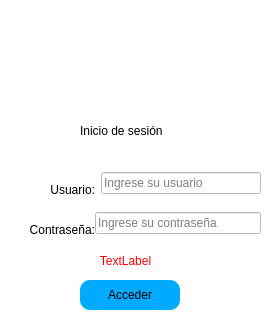
<?xml version="1.0" encoding="UTF-8"?>
<ui version="4.0">
 <class>login</class>
 <widget class="QDialog" name="login">
  <property name="geometry">
   <rect>
    <x>0</x>
    <y>0</y>
    <width>271</width>
    <height>325</height>
   </rect>
  </property>
  <property name="maximumSize">
   <size>
    <width>271</width>
    <height>325</height>
   </size>
  </property>
  <property name="baseSize">
   <size>
    <width>2</width>
    <height>0</height>
   </size>
  </property>
  <property name="windowTitle">
   <string>Iniciar Sesión</string>
  </property>
  <property name="styleSheet">
   <string notr="true">background-color: rgb(255, 255, 255);</string>
  </property>
  <property name="modal">
   <bool>false</bool>
  </property>
  <widget class="QLabel" name="logo">
   <property name="geometry">
    <rect>
     <x>90</x>
     <y>10</y>
     <width>100</width>
     <height>100</height>
    </rect>
   </property>
   <property name="maximumSize">
    <size>
     <width>100</width>
     <height>100</height>
    </size>
   </property>
   <property name="text">
    <string/>
   </property>
   <property name="pixmap">
    <pixmap>../assets/images/Nuevo aspecto.png</pixmap>
   </property>
   <property name="scaledContents">
    <bool>true</bool>
   </property>
   <property name="alignment">
    <set>Qt::AlignCenter</set>
   </property>
   <property name="wordWrap">
    <bool>false</bool>
   </property>
  </widget>
  <widget class="QLabel" name="label">
   <property name="geometry">
    <rect>
     <x>80</x>
     <y>110</y>
     <width>121</width>
     <height>41</height>
    </rect>
   </property>
   <property name="styleSheet">
    <string notr="true">font: 12pt &quot;MS Shell Dlg 2&quot;;</string>
   </property>
   <property name="text">
    <string>Inicio de sesión</string>
   </property>
  </widget>
  <widget class="QLabel" name="error_mesage">
   <property name="geometry">
    <rect>
     <x>20</x>
     <y>250</y>
     <width>211</width>
     <height>21</height>
    </rect>
   </property>
   <property name="styleSheet">
    <string notr="true">color: rgb(255, 0, 0);</string>
   </property>
   <property name="text">
    <string>TextLabel</string>
   </property>
   <property name="scaledContents">
    <bool>true</bool>
   </property>
   <property name="alignment">
    <set>Qt::AlignCenter</set>
   </property>
  </widget>
  <widget class="QWidget" name="layoutWidget">
   <property name="geometry">
    <rect>
     <x>10</x>
     <y>170</y>
     <width>251</width>
     <height>27</height>
    </rect>
   </property>
   <layout class="QHBoxLayout" name="horizontalLayout">
    <item>
     <widget class="QLabel" name="usuario">
      <property name="minimumSize">
       <size>
        <width>85</width>
        <height>3</height>
       </size>
      </property>
      <property name="contextMenuPolicy">
       <enum>Qt::PreventContextMenu</enum>
      </property>
      <property name="styleSheet">
       <string notr="true">font: 75 12pt &quot;MS Shell Dlg 2&quot;;</string>
      </property>
      <property name="text">
       <string>Usuario:</string>
      </property>
      <property name="alignment">
       <set>Qt::AlignBottom|Qt::AlignRight|Qt::AlignTrailing</set>
      </property>
     </widget>
    </item>
    <item>
     <widget class="QLineEdit" name="ln_user">
      <property name="minimumSize">
       <size>
        <width>150</width>
        <height>0</height>
       </size>
      </property>
      <property name="styleSheet">
       <string notr="true">font: 12pt &quot;MS Shell Dlg 2&quot;;</string>
      </property>
      <property name="text">
       <string/>
      </property>
      <property name="placeholderText">
       <string>Ingrese su usuario</string>
      </property>
     </widget>
    </item>
   </layout>
  </widget>
  <widget class="QWidget" name="layoutWidget">
   <property name="geometry">
    <rect>
     <x>10</x>
     <y>210</y>
     <width>251</width>
     <height>27</height>
    </rect>
   </property>
   <layout class="QHBoxLayout" name="horizontalLayout_2">
    <property name="spacing">
     <number>0</number>
    </property>
    <item>
     <widget class="QLabel" name="pass">
      <property name="minimumSize">
       <size>
        <width>85</width>
        <height>0</height>
       </size>
      </property>
      <property name="styleSheet">
       <string notr="true">font: 75 12pt &quot;MS Shell Dlg 2&quot;;</string>
      </property>
      <property name="text">
       <string>Contraseña:</string>
      </property>
      <property name="alignment">
       <set>Qt::AlignBottom|Qt::AlignRight|Qt::AlignTrailing</set>
      </property>
     </widget>
    </item>
    <item>
     <widget class="QLineEdit" name="ln_password">
      <property name="minimumSize">
       <size>
        <width>150</width>
        <height>0</height>
       </size>
      </property>
      <property name="styleSheet">
       <string notr="true">font: 12pt &quot;MS Shell Dlg 2&quot;;</string>
      </property>
      <property name="echoMode">
       <enum>QLineEdit::Password</enum>
      </property>
      <property name="placeholderText">
       <string>Ingrese su contraseña</string>
      </property>
     </widget>
    </item>
   </layout>
  </widget>
  <widget class="QPushButton" name="btn_acceder">
   <property name="geometry">
    <rect>
     <x>80</x>
     <y>280</y>
     <width>100</width>
     <height>30</height>
    </rect>
   </property>
   <property name="minimumSize">
    <size>
     <width>100</width>
     <height>30</height>
    </size>
   </property>
   <property name="cursor">
    <cursorShape>PointingHandCursor</cursorShape>
   </property>
   <property name="styleSheet">
    <string notr="true">background-color: rgb(0, 170, 255);
font: 75 12pt &quot;MS Shell Dlg 2&quot;;
border-radius: 10px
</string>
   </property>
   <property name="text">
    <string>Acceder</string>
   </property>
  </widget>
 </widget>
 <resources>
  <include location="../assets/images/imagenes.qrc"/>
 </resources>
 <connections/>
</ui>
